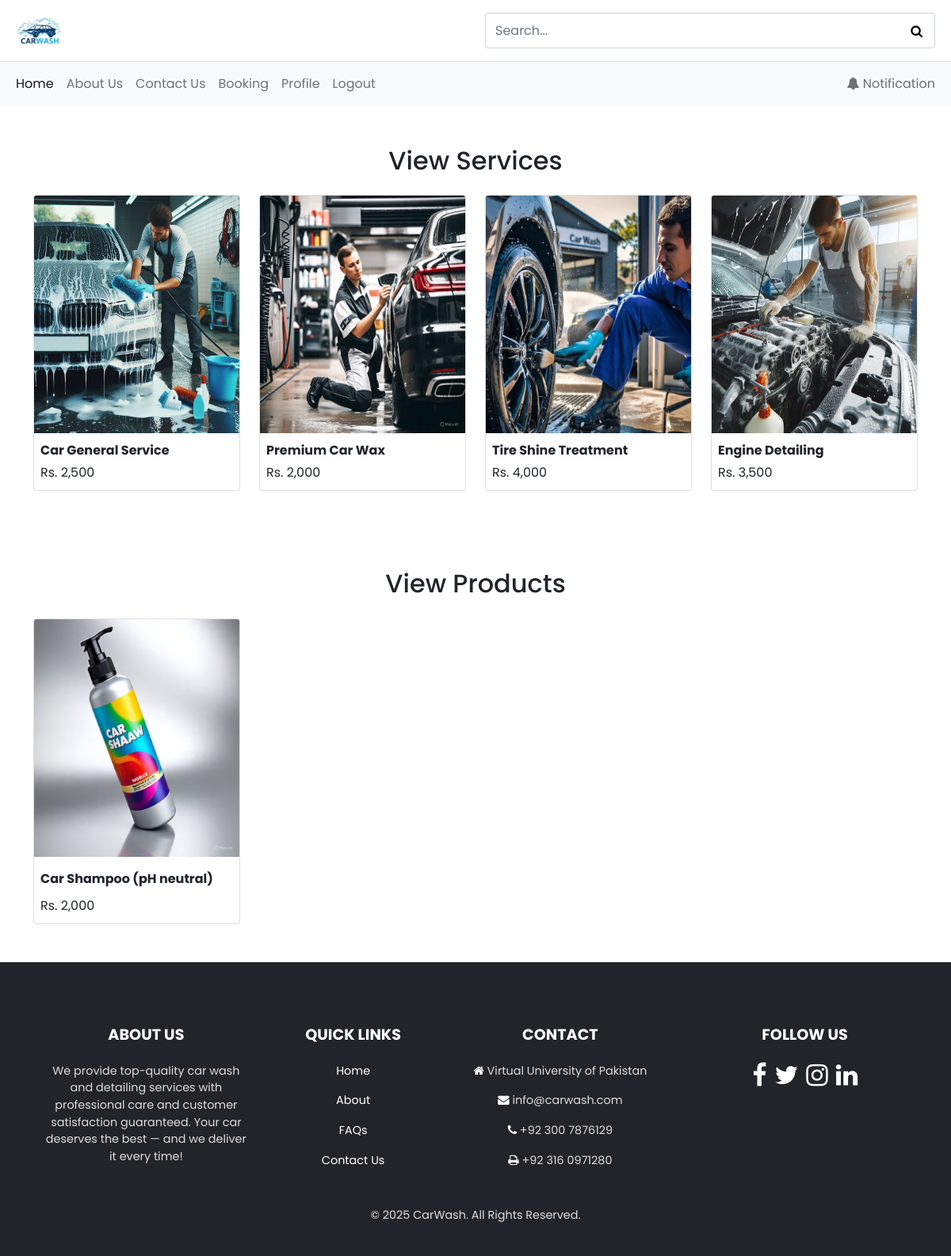
The page /search.php (signed in) on the database its author committed.
### tables this page shows
CREATE TABLE `service` (
  `id` int(11) NOT NULL,
  `title` varchar(80) NOT NULL,
  `category` varchar(80) NOT NULL,
  `type` int(11) NOT NULL,
  `cost` int(11) NOT NULL,
  `price` int(11) NOT NULL,
  `discount` int(11) NOT NULL,
  `duration` varchar(80) NOT NULL,
  `status` int(11) NOT NULL,
  `tools` varchar(80) NOT NULL,
  `image` varchar(80) NOT NULL,
  `description` text NOT NULL
);

CREATE TABLE `product` (
  `id` int(11) NOT NULL,
  `cat_id` int(11) NOT NULL,
  `pro_title` varchar(100) NOT NULL,
  `company` varchar(80) NOT NULL,
  `purchase_price` int(11) NOT NULL,
  `price` int(11) NOT NULL,
  `discount` int(11) NOT NULL,
  `actual_stock` int(11) NOT NULL,
  `available` int(11) NOT NULL,
  `image` varchar(100) NOT NULL,
  `description` text NOT NULL
);

### search.php (the view)
<?php
include_once "header.php";
?>
<div class="container">
<div class="row body-content">
<div class="col-md-12">
<h2 class="text-center">View Services</h2>
<div class="row">
<?php
$keyword=$_POST['keyword'];
$sql="select * from service where title LIKE '%$keyword%' OR category LIKE '%$keyword%' OR price LIKE '%$keyword%'";
$result=mysqli_query($con,$sql);
while($row=mysqli_fetch_array($result)){
?>
<div class="col-md-3 mt-3">
<a href="service_detail.php?id=<?php echo $row['id'];?>">
<div class="card mb-2">
<img src="image/<?php echo $row['image'];?>" class="card-img-top" height="300">
<p class="text-dark line-height ps-2 pt-3"><strong><?php echo $row['title'];?></strong></p>
<p class="text-dark line-height ps-2">Rs. <?php echo number_format($row['price']);?></p>
</div>
</a>
</div>
<?php } ?>
</div>
</div>
</div>
<div class="row body-content">
<div class="col-md-12">
<h2 class="text-center">View Products</h2>
<div class="row">
<?php
$sql="select * from product where pro_title LIKE '%$keyword%' OR company LIKE '%$keyword%' OR price LIKE '%$keyword%'";
$result=mysqli_query($con,$sql);
while($row=mysqli_fetch_array($result)){
?>
<div class="col-md-3 mt-3">
<a href="product_detail.php?id=<?php echo $row['id'];?>">
<div class="card mb-2">
<img src="image/<?php echo $row['image'];?>" class="card-img-top" height="300">
<p class="text-dark ps-2 pt-3"><strong><?php echo $row['pro_title'];?></strong></p>
<p class="text-dark line-height ps-2">Rs. <?php echo number_format($row['price']);?></p>
</div>
</a>
</div>
<?php } ?>
</div>
</div>
</div>
</div>
<?php
include_once "footer.php";
?>
</body>
</html>

### css/style.css (style rules this page uses)
* { font-family: 'Gentium Book Basic', serif; font-family: 'Lora', serif; font-family: 'Nunito', sans-serif; font-family: 'Poppins', sans-serif; }
a { text-decoration:none; }
.line-height { line-height:10px; }
.body-content { padding-top:50px; padding-bottom:40px; box-sizing:border-box; }
.line-height { line-height:12px; }

### rows shown on the page
service: image (picture), title "Car General Service", price "2,500"
service: image (picture), title "Premium Car Wax", price "2,000"
service: image (picture), title "Tire Shine Treatment", price "4,000"
service: image (picture), title "Engine Detailing", price "3,500"
product: image (picture), pro_title "Car Shampoo (pH neutral)", price "2,000"
